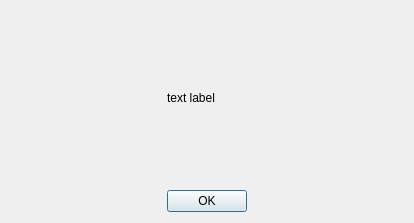
<?xml version="1.0" encoding="UTF-8"?>
<ui version="4.0">
 <class>Dialog_1</class>
 <widget class="QDialog" name="Dialog_1">
  <property name="geometry">
   <rect>
    <x>0</x>
    <y>0</y>
    <width>414</width>
    <height>223</height>
   </rect>
  </property>
  <property name="windowTitle">
   <string>Dialog</string>
  </property>
  <layout class="QGridLayout" name="gridLayout">
   <item row="0" column="0">
    <spacer name="horizontalSpacer">
     <property name="orientation">
      <enum>Qt::Horizontal</enum>
     </property>
     <property name="sizeHint" stdset="0">
      <size>
       <width>40</width>
       <height>20</height>
      </size>
     </property>
    </spacer>
   </item>
   <item row="0" column="1">
    <widget class="QLabel" name="message_label">
     <property name="text">
      <string>text label</string>
     </property>
    </widget>
   </item>
   <item row="0" column="2">
    <spacer name="horizontalSpacer_2">
     <property name="orientation">
      <enum>Qt::Horizontal</enum>
     </property>
     <property name="sizeHint" stdset="0">
      <size>
       <width>40</width>
       <height>20</height>
      </size>
     </property>
    </spacer>
   </item>
   <item row="1" column="1">
    <widget class="QPushButton" name="pushButton">
     <property name="text">
      <string>OK</string>
     </property>
    </widget>
   </item>
   <item row="1" column="0">
    <spacer name="horizontalSpacer_3">
     <property name="orientation">
      <enum>Qt::Horizontal</enum>
     </property>
     <property name="sizeHint" stdset="0">
      <size>
       <width>40</width>
       <height>20</height>
      </size>
     </property>
    </spacer>
   </item>
   <item row="1" column="2">
    <spacer name="horizontalSpacer_4">
     <property name="orientation">
      <enum>Qt::Horizontal</enum>
     </property>
     <property name="sizeHint" stdset="0">
      <size>
       <width>40</width>
       <height>20</height>
      </size>
     </property>
    </spacer>
   </item>
  </layout>
 </widget>
 <resources/>
 <connections/>
</ui>
